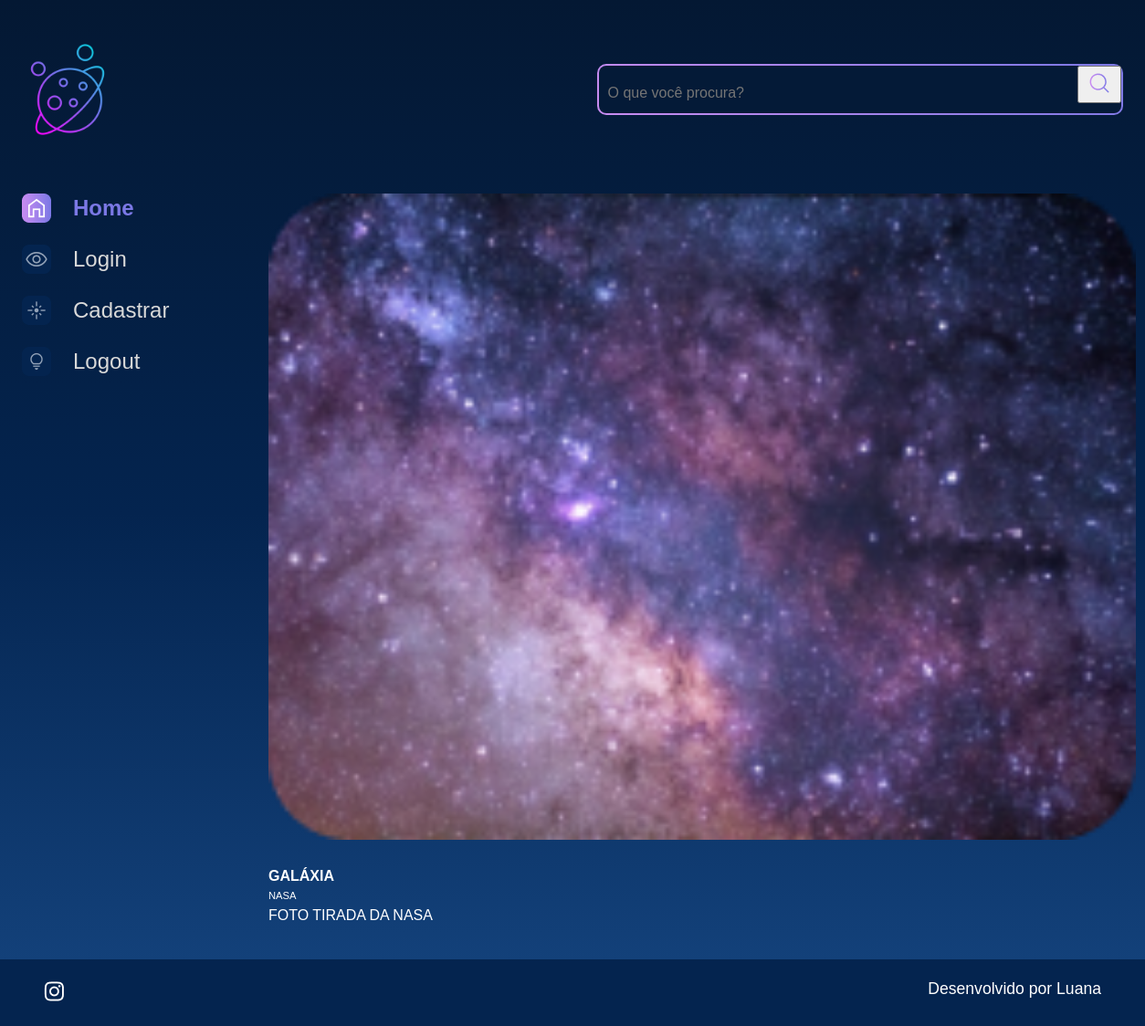
Page /imagem/1 on the committed database.
### galeria/models.py (models this page shows, shortened)
class Fotografia(models.Model):
    OPCOES_CATEGORIA = [
        ("NEBULOSA","Nebulosa"),
        ("ESTRELA","Estrela"),
        ("GALÁXIA","Galáxia"),
        ("PLANETA","Planeta"),
    ]
    nome = models.CharField(max_length=100, null=False, blank=False)
    legenda = models.CharField(max_length=150, null=False, blank=False)
    categoria = models.CharField(max_length=100, choices=OPCOES_CATEGORIA, default='')
    descricao = models.TextField(null=False, blank=False)
    foto = models.ImageField(upload_to="fotos/%Y/%m/%d/", blank=True)
    publicada = models.BooleanField(default=False)
    data_fotografia = models.DateTimeField(default=datetime.now, blank=False)
    usuario = models.ForeignKey(
        to=User,
        on_delete=models.SET_NULL,
        null=True,
        blank=False,
        related_name='user'
    )

### galeria/views.py (the view)
# urls.py: path('imagem/<int:foto_id>', imagem, name='imagem'),
def imagem(request,foto_id):
    fotografia = get_object_or_404(Fotografia, pk=foto_id)
    return render(request, 'galeria/imagem.html', {'fotografia': fotografia})

### templates/galeria/imagem.html
{% extends 'galeria/base.html' %}
{% load static %}
{% block content %}
            <section class="conteudo">
                <section class="imagem">
                    <div class="imagem__conteudo">
                        {% if fotografia.foto == "" or fotografia.foto == null %}
                        <img class="imagem__imagem" src="{% static '/assets/imagens/galeria/erro-not.jpg'%}">
                        {% else %}
                        <img class="imagem__imagem" src="{{fotografia.foto.url}}">
                        {% endif %}
                        <div class="imagem__info">
                            <div class="imagem__texto">
                                <p class="imagem__titulo">{{fotografia.nome}}</p>
                                <p class="imagem__descricao">{{fotografia.legenda}}</p>
                                <p class="imagem__texto">{{fotografia.descricao}}</p>
                            </div>
                        </div>
                    </div>
                </section>
            </section>
        </main>
    </div>
{% endblock %}

### setup/static/styles/style.css (style rules this page uses)
html, body, div, span, applet, object, iframe, h1, h2, h3, h4, h5, h6, p, blockquote, pre, a, abbr, acronym, address, big, cite, code, del, dfn, em, img, ins, kbd, q, s, samp, small, strike, strong, sub, sup, tt, var, b, u, i, center, dl, dt, dd, ol, ul, li, fieldset, form, label, legend, table, caption, tbody, tfoot, thead, tr, th, td, article, aside, canvas, details, embed, figure, figcaption, footer, header, hgroup, menu, nav, output, ruby, section, summary, time, mark, audio, video { margin: 0; padding: 0; border: 0; font-size: 100%; font: inherit; vertical-align: baseline; }
article, aside, details, figcaption, figure, footer, header, hgroup, menu, nav, section { display: block; }
body { line-height: 1; font-family: 'Space Grotesk', sans-serif; min-height: 100vh; background: linear-gradient(#041833,#04244F,#154580); background-repeat: no-repeat; background-position: center; background-size: cover; }
.imagem { display: flex; justify-content: center; align-items: center; }
.imagem__conteudo { background-color: transparent; display: flex; flex-direction: column; border-radius: 20px 20px 0 0; width: 950px; }
.imagem__imagem { width: 100%; border-radius: 20px; }
.imagem__info { font-size: 1.2rem; display: flex; justify-content: space-between; align-items: center; margin-bottom: 1rem; margin-top: 1rem; }
.imagem__texto { display: flex; flex-direction: column; justify-content: space-between; color: #FFFFFF; margin-top: 0.5rem; }
.imagem__titulo { font-weight: bold; line-height: 2rem; color: #FFFFFF; }
.imagem__texto { font-size: 1rem; }
.imagem__descricao { font-size: 0.7rem; }

### rows in the picture
Fotografia: foto (picture), nome "GALÁXIA", legenda "NASA", descricao "FOTO TIRADA DA NASA"
